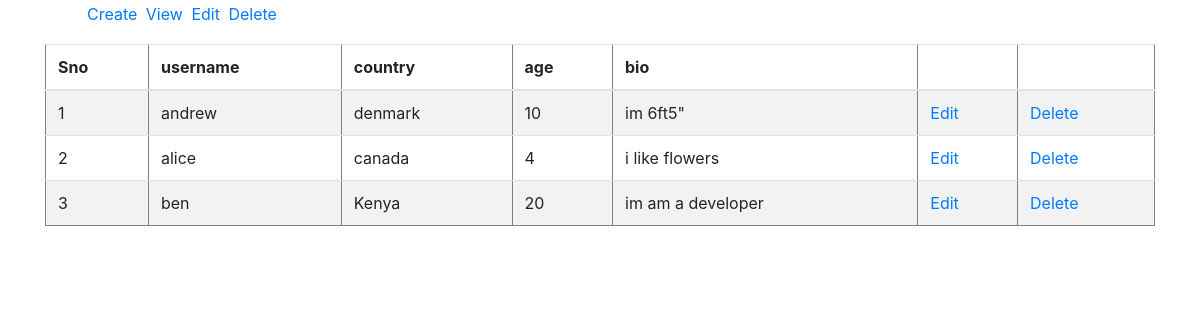
The page /view.php on the database its author committed.
### tables this page shows
CREATE TABLE `users` (
  `id` int(9) NOT NULL AUTO_INCREMENT,
  `username` varchar(32) NOT NULL,
  `country` varchar(32) DEFAULT NULL,
  `date` timestamp NOT NULL DEFAULT CURRENT_TIMESTAMP,
  `age` int(9) DEFAULT NULL,
  `bio` text,
  PRIMARY KEY (`id`),
  UNIQUE KEY `username` (`username`),
  UNIQUE KEY `username_2` (`username`)
);

### db.php (called while the page is built, shortened)
<?php
include("nav.php");

### sqlsharp.php (the view, shortened to what this page needs)
<?php
class tablo {
	protected $table;
	protected $data;
	protected $fieldnames;
	public $sql;
	private $reserved = ["id","date"];
	function __construct($tbl){
		$this->table = $tbl;
	}
	function init($id=null){
		$i = gettype($this->table);
		switch($i){
			case "string" :
			$this->sql = str_word_count($i) > 1 ? $this->table : "select * from `$this->table`";
			$this->query($id);
			break;
		}
	}
	function query($id=null){
		if(is_null($id)){
			$this->data = $this->get($this->sql);
		}else{
			$this->data = $this->get($this->sql." where id = '$id'");
		}
	}
	public function table(){
		$this->init();
		echo "<table border=1 cellspacing=0 cellpadding=2 class='table table-striped'>";
		echo "<thead>";
			echo "<tr>";
				echo "<th>Sno</th>";
			foreach($this->fieldnames as $ff):
				if(!in_array($ff,$this->reserved)){
				echo "<th>$ff</th>";
				}
			endforeach;
			echo "<th></th>";
			echo "<th></th>";
			echo "</tr>";
		echo "</thead>";
		echo "<tbody>";
			$x = 1;
			foreach($this->data as $d=>$dd):
			echo "<tr>";
			echo "<td>$x</td>";
				foreach($dd as $db=>$da){
					if(!in_array($db, $this->reserved)){ echo "<td>$da</td>"; }
				}
			echo "<td><a href='./edit.php?a=".$dd['id']."'>Edit</a></td>";
			echo "<td><a href='./delete.php?a=".$dd['id']."&b=".$this->table."'>Delete</a></td>";
			echo "</tr>";
			$x++;
			endforeach;
		echo "</tbody>";
		echo "</table>";
	}
	function get($i){
		global $db;
		$j = $db->query($i);
		$l = [];
		$fields = $j->fetch_fields();
		while($k=$j->fetch_assoc()){
			$l[] = $k;
		}
		$this->fieldnames = array_column((array)$fields, "name");
		return $l;
	}
}

### view.php
<div class='container'>
<?php
require ("db.php");
require ("sqlsharp.php");
$d = new tablo($table);
$d->table();

### nav.php (shortened to what this page needs)
<link rel="stylesheet" href='https://stackpath.bootstrapcdn.com/bootstrap/4.1.0/css/bootstrap.min.css'>
<ul>
	<li><a href='./create.php'>Create</a></li>
	<li><a href='./view.php'>View</a></li>
	<li><a href='./edit.php'>Edit</a></li>
	<li><a href='./delete.php'>Delete</a></li>
</ul>

### nav.php (style rules this page uses)
ul { list-style-type:none; }
li { display:inline-block;padding:2px; }
a { text-decoration:none }

### rows shown on the page
users: username "andrew", country "denmark", age "10", bio "im 6ft5\""
users: username "alice", country "canada", age "4", bio "i like flowers"
users: username "ben", country "Kenya", age "20", bio "im am a developer"

### other values the page prints
$ff "username"
$ff "country"
$ff "age"
$ff "bio"
